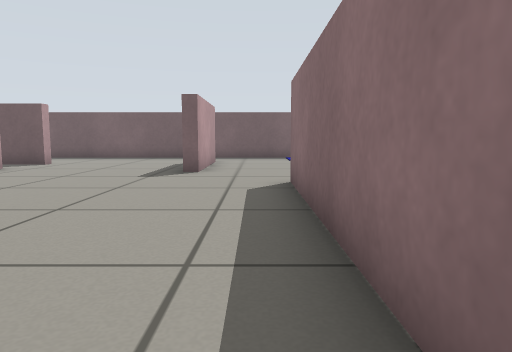
View 1 (above)

24 first-person views from a walk through a world built for the Gazebo simulator. The camera is 0.45 m above the floor, tilts 6° down and sees 70° across. The floor is counted in squares, 0.5 m on a side. Each view is taken from the middle of a square. On the plan, view 1 faces up. The plan holds only what a view shows up to about 12 squares ahead; the rest is blank.

View 2
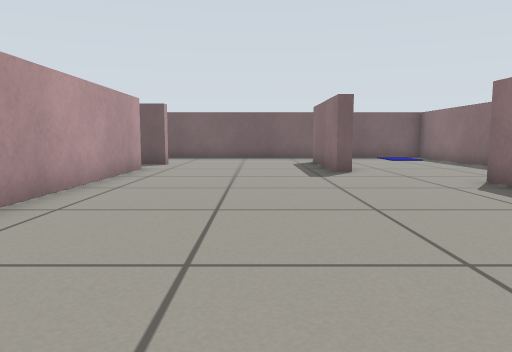

View 3
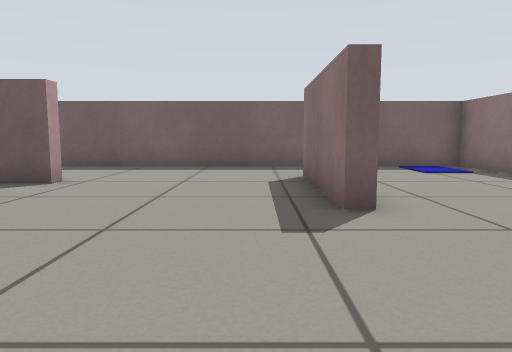

View 4
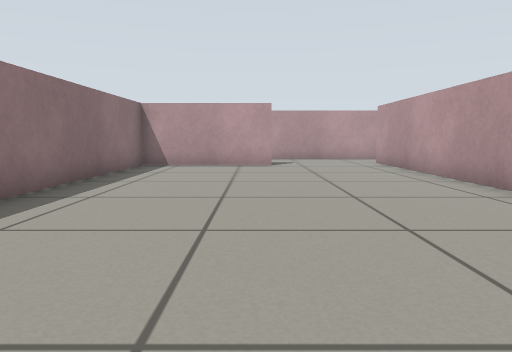

View 5
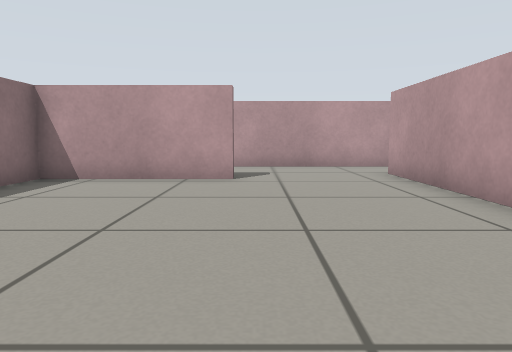

View 6
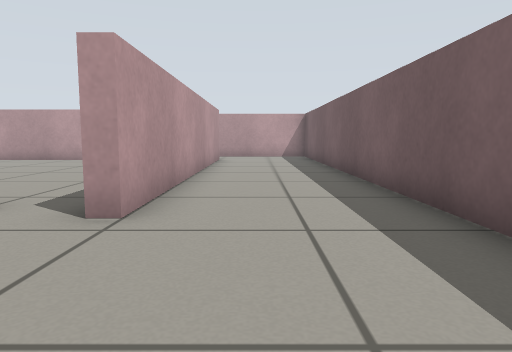

View 7
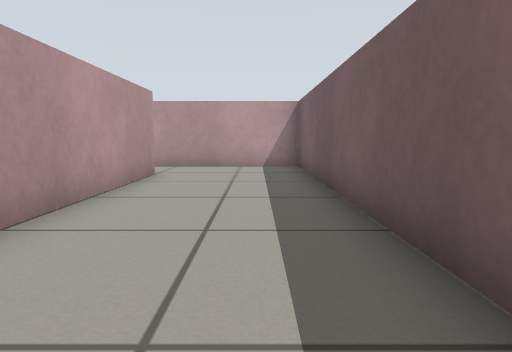

View 8
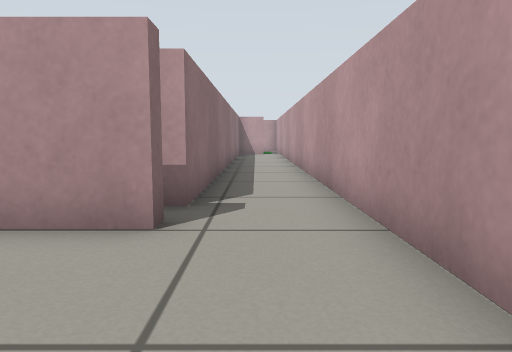

View 9
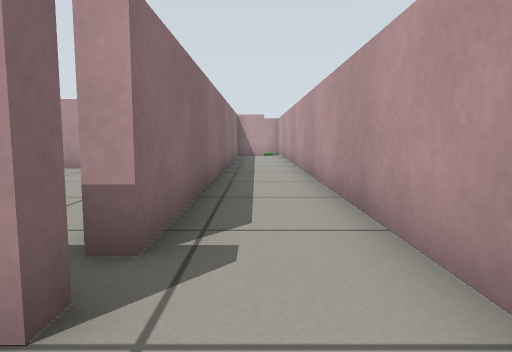

View 10
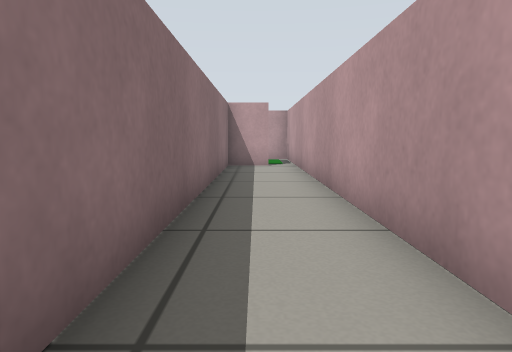

View 11
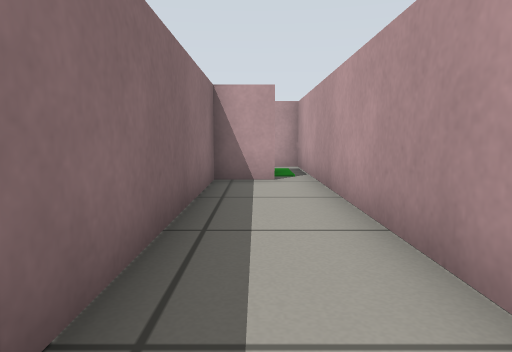

View 12
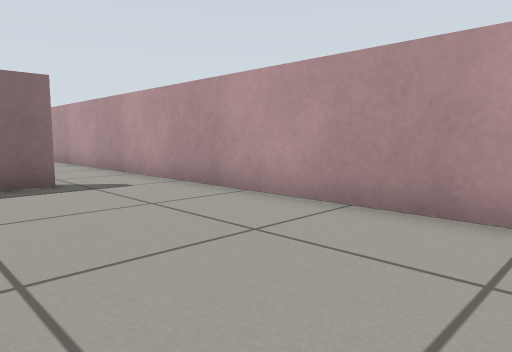

View 13
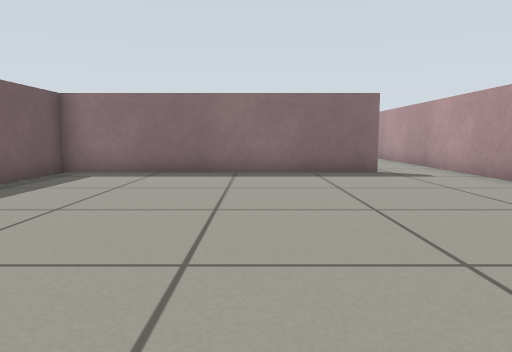

View 14
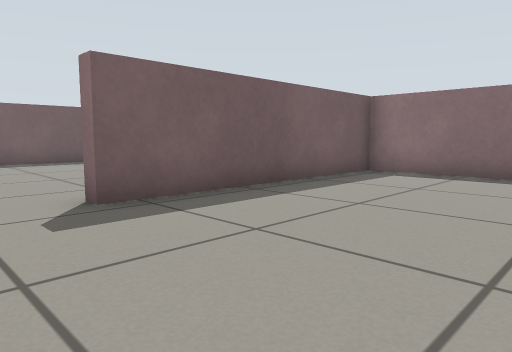

View 15
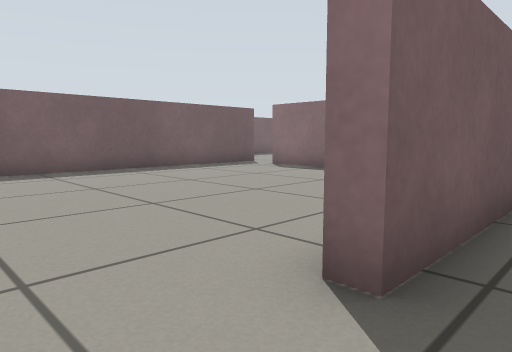

View 16
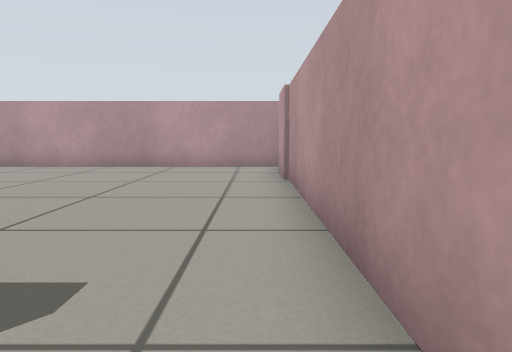

View 17
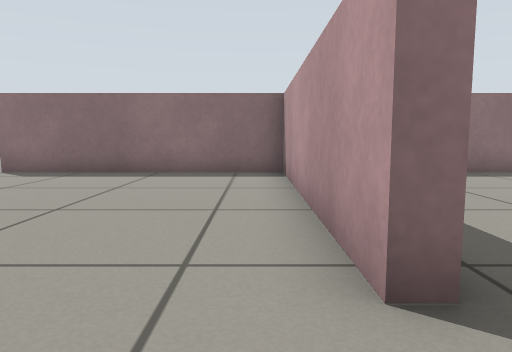

View 18
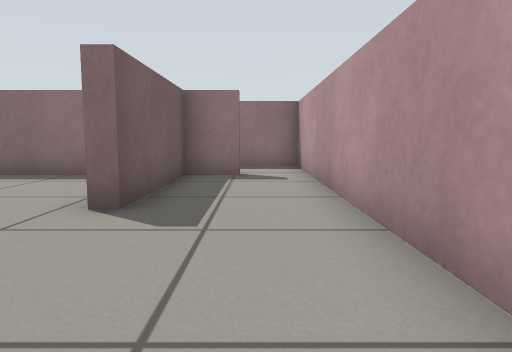

View 19
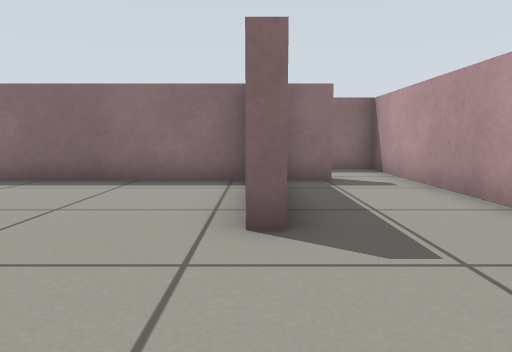

View 20
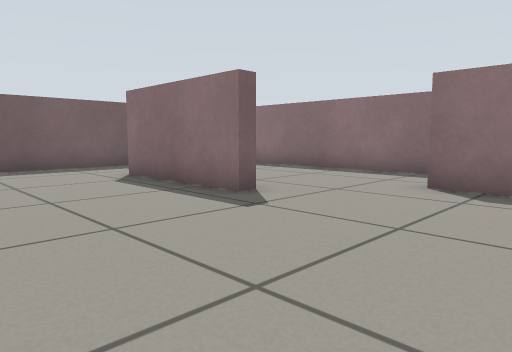

View 21
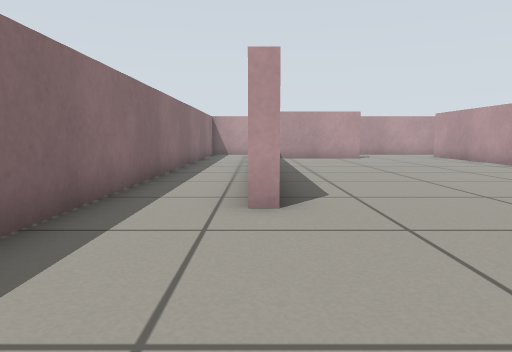

View 22
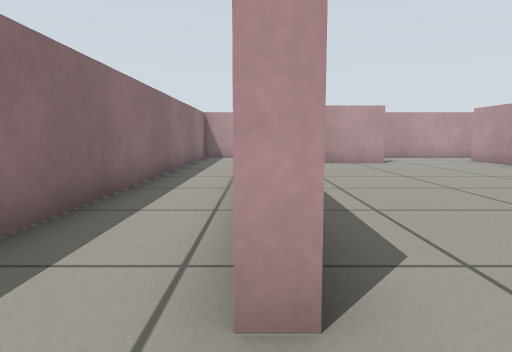

View 23
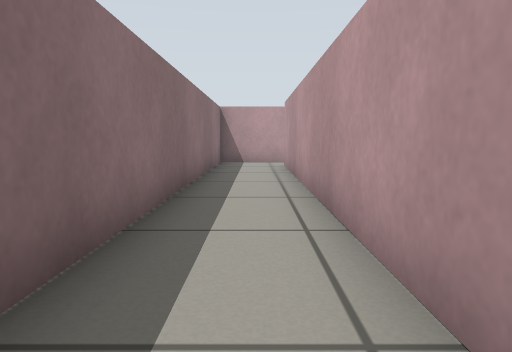

View 24
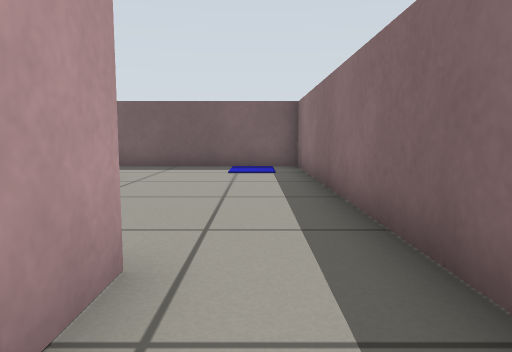

### Floor plan
Ten units are one square. View 1 is at (0, 0); x grows to the right and y downward. Boxes are objects, and circles mark ways between rooms. Rooms are numbered by the first view taken in them; rooms with no view inside come last. Other rooms are left out.
<svg viewBox="-208 -168 246 246">
<path fill="none" stroke="#000" d="M-73 -19 -73 51M-73 -105 -73 -46M-15 -121 -15 -95 -19 -95 -19 -135M-76 73 33 73 33 -163 -203 -163 -203 36M7 56 7 43 -35 43 -35 39 7 39 7 -74 11 -74 11 55M-181 -120 -181 -125 -70 -125 -70 -121M-195 39 -181 39 -181 -113 -176 -113M-77 51 -77 -29 -151 -29M-178 73 -76 73M-177 -31 -177 56M-151 -29 -151 -33 -77 -33 -77 -105M-70 -121 -152 -121"/>
<circle cx="-80" cy="65" r="3" fill="#2a7"/>
<circle cx="-180" cy="-110" r="3" fill="#2a7"/>
<circle cx="-80" cy="-110" r="3" fill="#2a7"/>
<circle cx="-165" cy="-30" r="3" fill="#2a7"/>
<text x="-60" y="-60">1</text>
<text x="-130" y="30">2</text>
<text x="-130" y="-70">3</text>
</svg>
Room 1 opens to room 2. Room 1 opens to room 3. Room 2 opens to room 3.

Where each view was taken, in squares from view 1:
view 1: 0 up, 0 right, facing up
view 2: 0 up, 4 left, facing up
view 3: 5 up, 3 left, facing up
view 4: 8 up, 3 left, facing down
view 5: 4 up, 4 left, facing down
view 6: 14 up, 3 left, facing left
view 7: 15 up, 9 left, facing left
view 8: 16 up, 19 left, facing down
view 9: 14 up, 19 left, facing down
view 10: 8 up, 19 left, facing down
view 11: 4 up, 19 left, facing down
view 12: 3 down, 15 left, facing down-right
view 13: 2 down, 17 left, facing right
view 14: 2 down, 17 left, facing up-right
view 15: 2 up, 17 left, facing up-right
view 16: 4 up, 17 left, facing down
view 17: 4 up, 17 left, facing right
view 18: 6 down, 8 left, facing right
view 19: 4 down, 7 left, facing right
view 20: 5 up, 6 left, facing up-right
view 21: 12 up, 1 right, facing down
view 22: 9 up, 1 right, facing down
view 23: 6 up, 2 right, facing down
view 24: 5 up, 2 right, facing up
